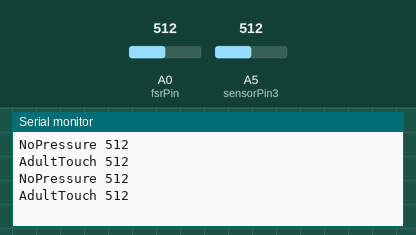
This sketch was run on a simulated Arduino Uno, built with avr-gcc and run on an emulated ATmega328P. Shown: the last lines printed to the serial monitor. Inputs (shaded band) come from the test bench; at power-on: A0 (fsrPin) = 512, A5 (sensorPin3) = 512.

Above: at 1.8 s.
1.9 s: A0 (fsrPin) set to 86
At 2.4 s:
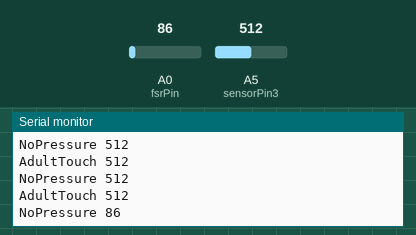
3.4 s: A0 (fsrPin) set to 75
At 4.4 s:
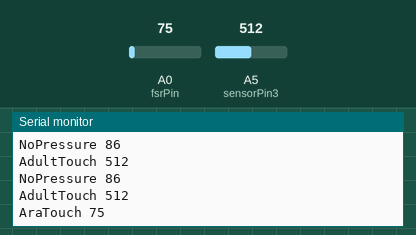

Measured:
- the behaviour switches between 81 and 80 on A0 (fsrPin) (found by bisection; images 1 and 2)
- after the input at 1.9 s, the serial monitor: prints a new line after 0.10 s (image 1)
- after the input at 3.4 s, the serial monitor: prints a new line after 0.60 s (image 2)

The sketch:

bend_sensor_sketch.ino
```cpp
 int fsrPin = 0; // the FSR and 10K pulldown are connected to a0
 int fsrReading; // the analog reading from the FSR resistor divider
 int sensorPin3 = A5;
 int sensorValue3 = 0;
    void setup(void) {

      Serial.begin(9600);
    }
    void loop(void) {
    fsrReading = analogRead(fsrPin);
     // the raw analog reading
    // We'll have a few threshholds, qualitatively determined
    if (fsrReading > 80) {
      Serial.print("NoPressure ");
      Serial.println(fsrReading,DEC);
    }
    else if (fsrReading >= 70) {
      Serial.print("AraTouch ");
      Serial.println(fsrReading, DEC);
    }
    else if (fsrReading < 50) {
      Serial.print("AraPushT ");
      Serial.println(fsrReading, DEC);
    }

   delay(500);

   sensorValue3 = analogRead(sensorPin3);
   if(sensorValue3 > 100) {
   Serial.print("AdultTouch ");
   Serial.println(sensorValue3, DEC);
   delay(500);
   }


 }
```
